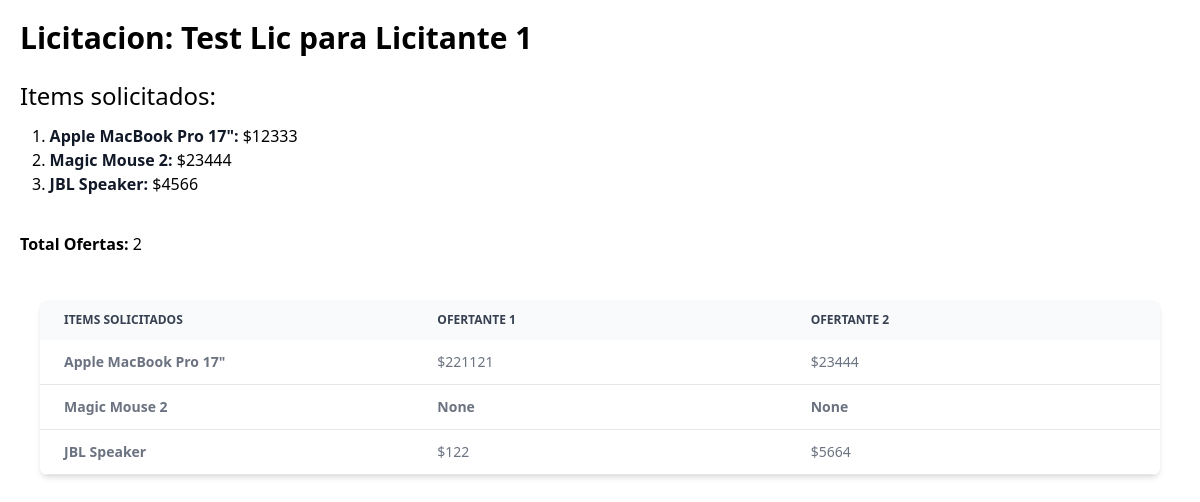
/licitacion/4/ (signed in), run on an earlier commit of the app's database.
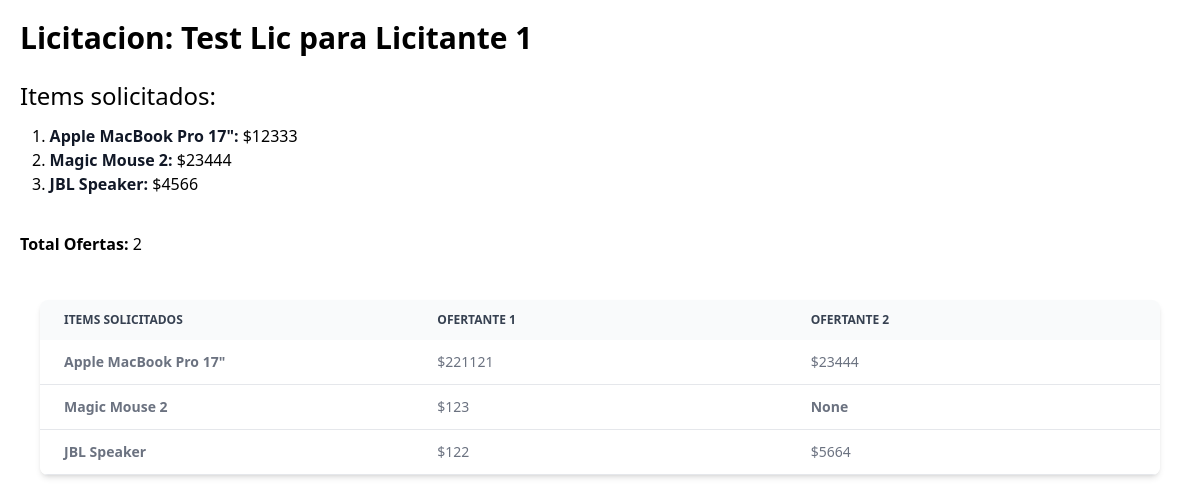
And on a later commit of the database.
### licitaciones/models.py (models this page shows)
class Licitacion(models.Model):
    titulo = models.CharField(max_length=50)
    obs = models.TextField(max_length=300)
    empresa = models.ForeignKey(Empresa, on_delete=models.CASCADE)
    owner = models.ForeignKey(CustomUser, on_delete=models.CASCADE)
    class Meta:
        verbose_name = 'licitacion'
        verbose_name_plural = 'licitaciones'
        permissions = [('can_view_all_licitaciones', 'Can view licitaciones only users that subscribed.')]

class LicitacionItem(models.Model):
    licitacion = models.ForeignKey(Licitacion, on_delete=models.CASCADE)
    nombre = models.CharField(max_length=50)
    price = models.IntegerField()

### ofertas/models.py (models this page shows)
class Oferta(models.Model):
    licitacion = models.ForeignKey(Licitacion, on_delete=models.CASCADE)
    empresa = models.ForeignKey(Empresa, on_delete=models.CASCADE)
    owner = models.ForeignKey(CustomUser, on_delete=models.CASCADE)
    total_oferta = models.IntegerField(null=True)

class OfertaItem(models.Model):
    licitacion_item = models.ForeignKey(LicitacionItem, on_delete=models.CASCADE)
    oferta = models.ForeignKey(Oferta, on_delete=models.CASCADE)
    nombre = models.CharField(max_length=50)
    price = models.IntegerField()

### users/models.py (models this page shows)
class Empresa(models.Model):
    PARAGUAY = "PY"
    BRASIL = "BR"
    ARGENTINA = "AR"
    URUGUAY = "UR"
    CHILE = "CH"
    PAISES = {
        PARAGUAY: "Paraguay",
        BRASIL: "Brasil",
        ARGENTINA: "Argentina",
        URUGUAY: "Uruguay",
        CHILE: "Chile",
    }
    direccion_validator = RegexValidator(regex=r'^[a-zA-Z0-9!@#$&()\(\)\(/)]', message="Direccion", code="invalid_address")
    web_validator = RegexValidator(regex=r'^[a-zA-Z0-9!@#$&()\(\)\(/)]', message="Web", code="invalid_web_address")
    ruc = models.BigIntegerField()
    razon_social = models.CharField(max_length=100)
    nombre = models.CharField(max_length=100)
    direccion = models.CharField(max_length=220, validators=[direccion_validator])
    pais = models.CharField(max_length=3, choices=PAISES, default=PARAGUAY)
    email = models.EmailField(max_length=254)
    web = models.CharField(max_length=100, validators=[web_validator])
    descripcion = models.TextField(max_length=220)
    def __str__(self):
        return self.razon_social

### licitaciones/views.py (the view, shortened to what this page needs)
# urls.py: path('licitacion/<int:id>/', lic_views.view_licitacion, name='mi-licitacion'),
@login_required
def view_licitacion(request, id=None):
    data = {}
    user = request.user
    if id != None:
        licitacion = Licitacion.objects.get(id=id)
        items_solicitados = licitacion.licitacionitem_set.all()
        data['licitacion'] = licitacion
        if user.is_superuser or user == licitacion.owner:
            data['items_solicitados'] = items_solicitados
            ofertas = licitacion.oferta_set.all()
            items_per_offer = {}
            for item in licitacion.licitacionitem_set.all():
                items_per_offer[item.nombre] = {}
                for oferta in ofertas:
                    oferta_item = oferta.ofertaitem_set.filter(licitacion_item=item)
                    if oferta_item:
                        items_per_offer[item.nombre].update({oferta.empresa.nombre: oferta_item[0]})
                    else:
                        items_per_offer[item.nombre].update({oferta.empresa.nombre:None})
            data['items_per_offer'] = items_per_offer
        oferta = licitacion.oferta_set.filter(empresa=user.userprofile.empresa).first()
    return render(request, "read_licitacion_detail.html", data)

### templates/read_licitacion_detail.html (shortened to what this page needs)
{% extends "base.html" %}
{% block content %}
<div class="m-5">
  <h3 class="text-3xl font-extrabold">Licitacion: {{ licitacion.titulo }}</h3>
  <br>
  <h4 class="text-2xl">Items solicitados: </h4>
  <ol class="m-3 list-decimal list-inside">
    {% for item in licitacion.licitacionitem_set.all %}
      <li>
        <span class="font-semibold text-gray-900">{{ item.nombre }}:</span> ${{ item.price }}
      </li>
    {% endfor %}
  </ol>
  <br>
  <p><strong>Total Ofertas: </strong>{{ licitacion.oferta_set.all|length }}</p>
  <br>
  {% if items_per_offer %}
    <div class="p-5">
      <div class="relative overflow-x-auto shadow-md sm:rounded-lg">
        <table class="w-full table-fixed text-sm text-left rtl:text-right text-gray-500">
            <thead class="text-xs text-gray-700 uppercase bg-gray-50">
              <tr>
                <th scope="col" class="min-w-10 max-w-20 px-6 py-3">
                  Items solicitados
                </th>
                {% for oferta in licitacion.oferta_set.all %}
                  <th scope="col" class="min-w-96 max-w-96 px-6 py-3">
                    {{ oferta.empresa }}
                  </th>
                {% endfor %}
              </tr>
            </thead>
            {% for item in items_per_offer.items %}
              <tbody>
                <tr class="bg-white border-b hover:bg-gray-50">
                  <th class="px-6 py-3">
                    {{ item.0 }}
                  </th>
                  {% for key, value in item.1.items %}
                    <td x-data="{ open: false }" class="px-6 py-3">
                      {% if value.price %}
                        <button x-on:click="open =! open" class="price-btn" type="button">
                          ${{ value.price }}
                        </button>
                      {% else %}
                        <strong>None</strong>
                      {% endif %}
                    </td>
                  {% endfor %}
                </tr>
              </tbody>
            {% endfor %}
        </table>
      </div>
    </div>
  {% endif %}
</div>
{% endblock content %}

### templates/base.html (shortened to what this page needs)
{% load compress %}
{% load static %}
<!doctype html>
<html lang="en">
<head>
  {% compress css %}
    <link rel="stylesheet" href="{% static 'src/output.css' %}">
  {% endcompress %}
  <script defer src="https://cdn.jsdelivr.net/npm/alpinejs@3.14.1/dist/cdn.min.js"></script></head>
<body>
    {% block content %}
    {% endblock content %}
</body>
</html>

What changed in the data, as far as the page shows it:
added OfertaItem: price "123", shown under "Magic Mouse 2"
Also different on the page:
list line gone: "None"
